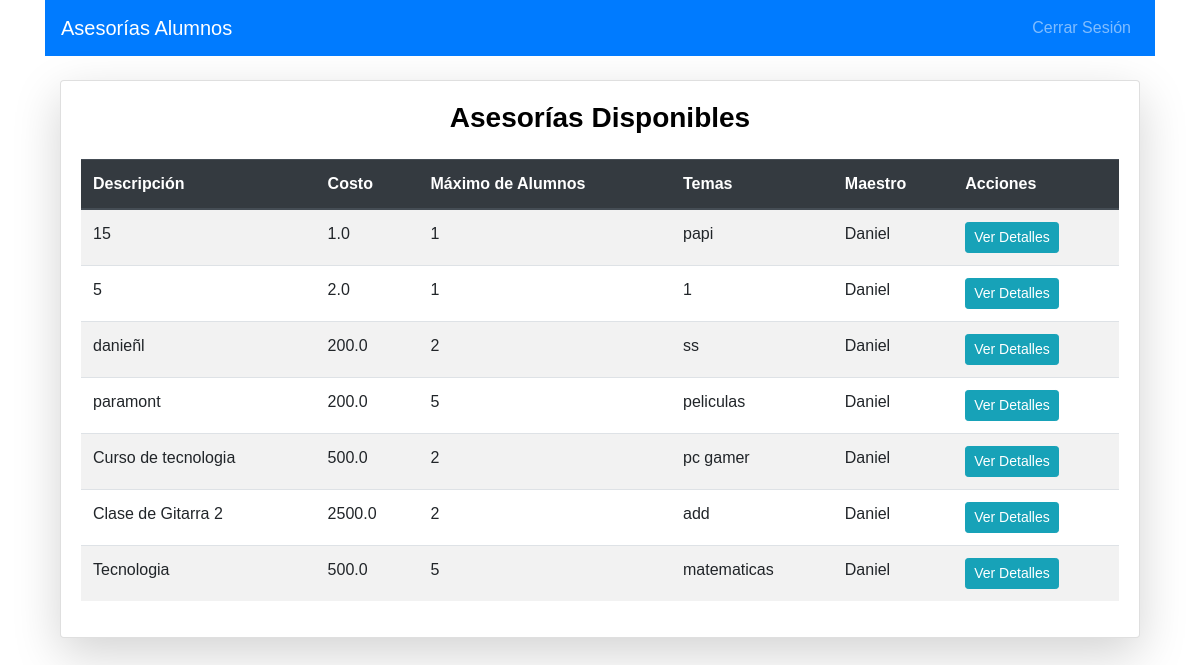
Page /dashboard_alumno (signed in) on the earlier database version.
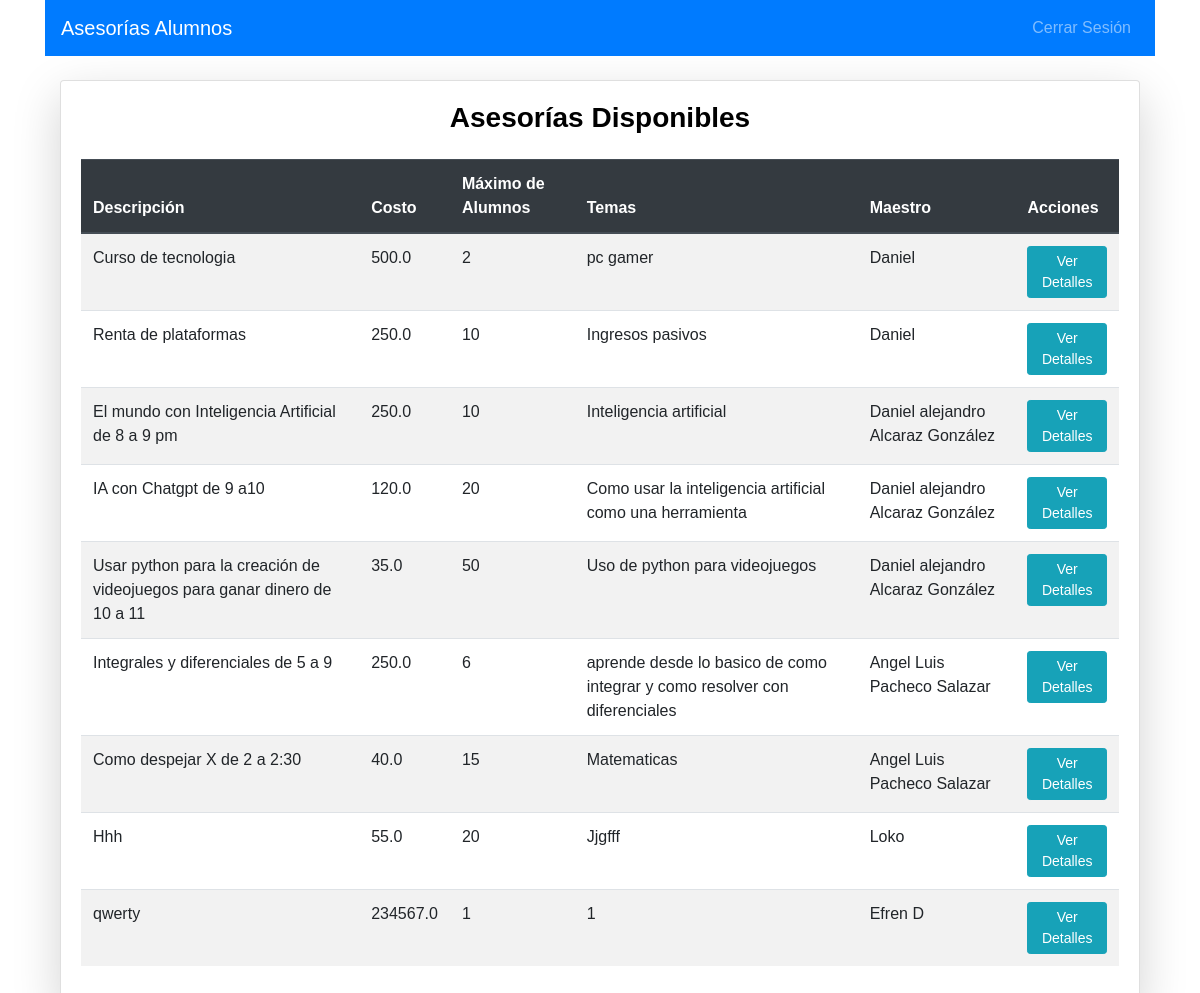
Same page on the later database version.
### ProyectoWeb/app.py (models this page shows)
class Asesoria(db.Model):
    id = db.Column(db.Integer, primary_key=True)
    descripcion = db.Column(db.String(200), nullable=False)
    costo = db.Column(db.Float, nullable=False)
    max_alumnos = db.Column(db.Integer, nullable=False)
    temas = db.Column(db.String(200), nullable=False)
    maestro_id = db.Column(db.Integer, db.ForeignKey('user.id'), nullable=False)
    alumnos = db.relationship('User', secondary=asesoria_alumno, back_populates='asesorias')
    total_pagado = db.Column(db.Float, default=0.0)
    meet_link = db.Column(db.String(200), nullable=True)

class User(UserMixin, db.Model):
    id = db.Column(db.Integer, primary_key=True)
    nombre = db.Column(db.String(100), nullable=False)
    email = db.Column(db.String(100), unique=True, nullable=False)
    password = db.Column(db.String(100), nullable=False)
    rol = db.Column(db.String(10), nullable=False)
    especializacion = db.Column(db.String(200), nullable=True)  # Nueva columna
    foto = db.Column(db.String(200), nullable=True)  # Nueva columna
    edad = db.Column(db.Integer, nullable=True)  # Nueva columna
    nivel = db.Column(db.String(50), nullable=True)  # Nueva columna
    asesorias = db.relationship('Asesoria', secondary=asesoria_alumno, back_populates='alumnos')

### ProyectoWeb/app.py (the view)
@app.route('/dashboard_alumno')
@login_required
def dashboard_alumno():
    asesorias = db.session.query(Asesoria, User).join(User, Asesoria.maestro_id == User.id).all()
    return render_template('dashboard_alumno.html', asesorias=asesorias)

### ProyectoWeb/app.py (called while the page is built)
@login_manager.user_loader
def load_user(user_id):
    return User.query.get(int(user_id))

### ProyectoWeb/templates/dashboard_alumno.html
{% extends 'base.html' %}
{% block content %}
<nav class="navbar navbar-expand-lg navbar-dark bg-primary mb-4">
    <a class="navbar-brand mx-auto" href="#">Asesorías Alumnos</a>
    <div class="collapse navbar-collapse">
        <ul class="navbar-nav ml-auto">
            <li class="nav-item">
                <a class="nav-link" href="{{ url_for('logout') }}">Cerrar Sesión</a>
            </li>
        </ul>
    </div>
</nav>
<div class="container mt-4">
    <div class="card shadow-lg">
        <div class="card-body">
            <h2 class="text-center mb-4">Asesorías Disponibles</h2>
            <table class="table table-striped table-hover">
                <thead class="thead-dark">
                    <tr>
                        <th>Descripción</th>
                        <th>Costo</th>
                        <th>Máximo de Alumnos</th>
                        <th>Temas</th>
                        <th>Maestro</th>
                        <th>Acciones</th>
                    </tr>
                </thead>
                <tbody>
                    {% for asesoria, maestro in asesorias %}
                        <tr>
                            <td>{{ asesoria.descripcion }}</td>
                            <td>{{ asesoria.costo }}</td>
                            <td>{{ asesoria.max_alumnos }}</td>
                            <td>{{ asesoria.temas }}</td>
                            <td>{{ maestro.nombre }}</td>
                            <td>
                                <a href="{{ url_for('ver_asesoria', id=asesoria.id) }}" class="btn btn-info btn-sm">Ver Detalles</a>
                            </td>
                        </tr>
                    {% endfor %}
                </tbody>
            </table>
        </div>
    </div>
</div>
{% endblock %}

### ProyectoWeb/templates/base.html (shortened to what this page needs)
<!DOCTYPE html>
<html lang="es">
<head>
    <link rel="stylesheet" href="https://stackpath.bootstrapcdn.com/bootstrap/4.5.2/css/bootstrap.min.css">
    <link rel="stylesheet" href="{{ url_for('static', filename='style.css') }}">
    <link rel="stylesheet" href="https://cdnjs.cloudflare.com/ajax/libs/font-awesome/5.15.3/css/all.min.css">
</head>
<body>
    <div class="container">
        {% block content %}{% endblock %}
    </div>
</body>
</html>

### ProyectoWeb/static/style.css (style rules this page uses)
body { margin: 0; padding: 0; height: 100vh; background: url('/static/Fondo1.jpeg') no-repeat center center fixed; background-size: cover; font-family: Arial, sans-serif; }
h2 { margin-bottom: 20px; font-size: 28px; font-weight: bold; color: black; }
.text-center { text-align: center; font-weight: bold; }
.mb-4 { margin-bottom: 1.5rem; }

Differences in the rows shown:
removed Asesoria: descripcion "15", costo "1.0", max_alumnos "1", temas "papi", nombre "Daniel"
removed Asesoria: descripcion "5", costo "2.0", max_alumnos "1", temas "1", nombre "Daniel"
removed Asesoria: descripcion "danieñl", costo "200.0", max_alumnos "2", temas "ss", nombre "Daniel"
removed Asesoria: descripcion "paramont", costo "200.0", max_alumnos "5", temas "peliculas", nombre "Daniel"
changed Asesoria: descripcion "Clase de Gitarra 2" → "Renta de plataformas"; costo "2500.0" → "250.0"; max_alumnos "2" → "10"; temas "add" → "Ingresos pasivos"
changed Asesoria: descripcion "Tecnologia" → "El mundo con Inteligencia Artificial de 8 a 9 pm"; costo "500.0" → "250.0"; max_alumnos "5" → "10"; temas "matematicas" → "Inteligencia artificial"; nombre "Daniel" → "Daniel alejandro Alcaraz González"
added Asesoria: descripcion "IA con Chatgpt de 9 a10", costo "120.0", max_alumnos "20", temas "Como usar la inteligencia artificial como una herramienta", nombre "Daniel alejandro Alcaraz González"
added Asesoria: descripcion "Usar python para la creación de videojuegos para ganar dinero de 10 a 11", costo "35.0", max_alumnos "50", temas "Uso de python para videojuegos", nombre "Daniel alejandro Alcaraz González"
added Asesoria: descripcion "Integrales y diferenciales de 5 a 9", costo "250.0", max_alumnos "6", temas "aprende desde lo basico de como integrar y como resolver con diferenciales", nombre "Angel Luis Pacheco Salazar"
added Asesoria: descripcion "Como despejar X de 2 a 2:30", costo "40.0", max_alumnos "15", temas "Matematicas", nombre "Angel Luis Pacheco Salazar"
added Asesoria: descripcion "Hhh", costo "55.0", max_alumnos "20", temas "Jjgfff", nombre "Loko"
added Asesoria: descripcion "qwerty", costo "234567.0", max_alumnos "1", temas "1", nombre "Efren D"
